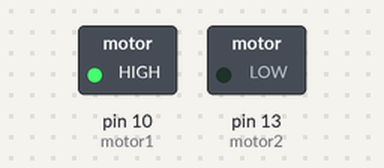
A sketch run on a simulated Arduino Uno, built with avr-gcc and run on an emulated ATmega328P. On the bench: switched loads named in the sketch (green lamp = pin HIGH).

Above: at 5.0 s.
At 10.5 s:
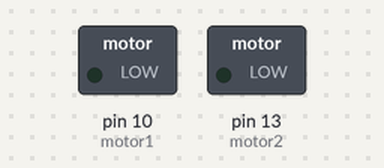
At 16.0 s:
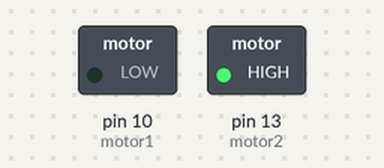
Timing chart, 0 to 28.6 s (numbered marks = the images above):
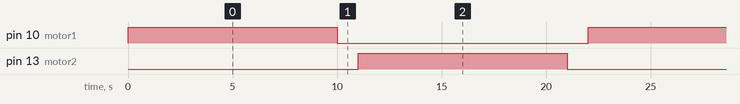

Measured:
- by itself, pin 10 (motor1), pin 13 (motor2): alternates HIGH for 10.0 s and LOW for 12.0 s
- by itself, everything shown: repeats every 22.0 s, in 4 steps

The sketch:

step1.ino
```cpp
int motor1 = 10; //모터1(정회전) 10번핀으로 제어
int motor2 = 13; //모터2(역회전) 13번핀으로 제어

void setup() {
  pinMode(motor1, OUTPUT);
  pinMode(motor2, OUTPUT);
}

void loop() {
  digitalWrite(motor1, HIGH) ;
  digitalWrite(motor2, LOW) ; //motor1 작동
  delay(10000); //10초간 작동
  digitalWrite(motor1, LOW) ;
  digitalWrite(motor2, LOW) ; //motor1,2 멈춤
  delay(1000); //1초간 유지
  digitalWrite(motor1, LOW);
  digitalWrite(motor2, HIGH); //motor2 작동
  delay(10000) ; //10초간 작동
  digitalWrite(motor1, LOW) ;
  digitalWrite(motor2, LOW) ; //motor1,2 멈춤
  delay (1000) ; //1초간 유지

}
```
